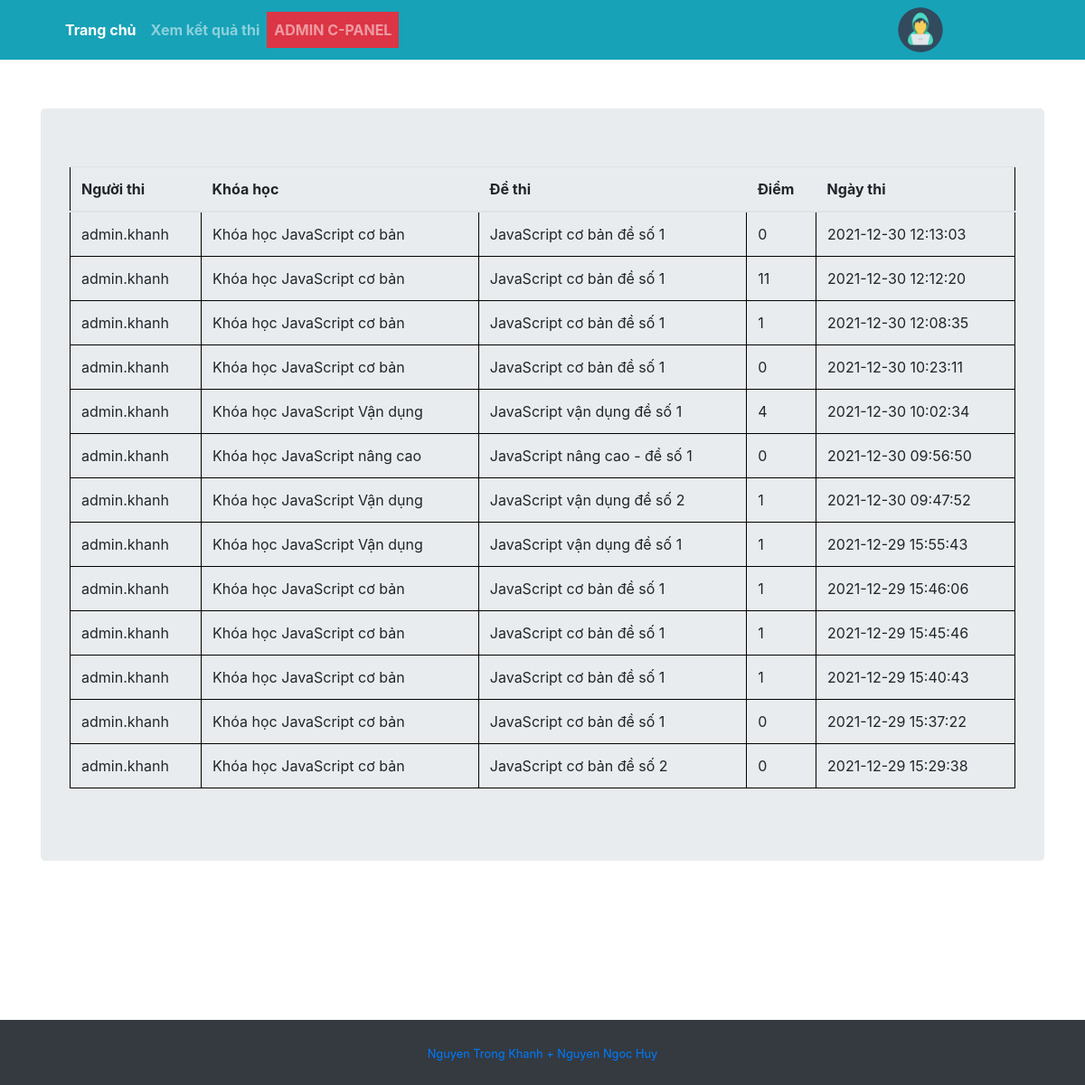
/exampoint.php (signed in), run on the app's committed database.
### tables this page shows
CREATE TABLE `ket_qua` (
  `id` int(5) NOT NULL,
  `username` varchar(255) NOT NULL,
  `khoa_hoc` int(5) NOT NULL,
  `de_thi` int(5) NOT NULL,
  `diem` int(11) NOT NULL,
  `ngay` timestamp NULL DEFAULT NULL
);

CREATE TABLE `khoa_hoc` (
  `id` int(5) NOT NULL,
  `name` varchar(255) NOT NULL,
  `description` longtext DEFAULT NULL
);

CREATE TABLE `de_thi` (
  `ma_de_thi` int(5) NOT NULL,
  `ten_de_thi` varchar(255) NOT NULL,
  `khoa_hoc` int(5) NOT NULL,
  `cau_hoi_coban` int(5) NOT NULL,
  `cau_hoi_trungbinh` int(5) NOT NULL,
  `cau_hoi_nangcao` int(5) NOT NULL
);

### exampoint.php (the view, shortened to what this page needs)
<?php
include "./config/connection.php";
?>
<!DOCTYPE html>
<html>
<head>
  <link rel="stylesheet" href="https://maxcdn.bootstrapcdn.com/bootstrap/4.5.2/css/bootstrap.min.css">
  <link rel="stylesheet" href="./css/style.css">
  <link rel="stylesheet" href="./css/style_index.css">
</head>
<body>
<?php include_once("./layout/header.php") ?>
<div class="container mt-5">
	<div class="jumbotron">
	<table class="table">
	<thead>
		<tr>
		<th>Người thi</th>
		<th>Khóa học</th>
		<th>Đề thi</th>
		<th>Điểm</th>
		<th>Ngày thi</th>
		</tr>
	</thead>
	<?php
	$sql="SELECT * FROM ket_qua LEFT OUTER JOIN khoa_hoc ON ket_qua.khoa_hoc = khoa_hoc.id
	LEFT OUTER JOIN de_thi ON  ket_qua.de_thi = de_thi.ma_de_thi
	 WHERE `username`='$_SESSION[username]' ORDER BY ngay DESC;";
    $do=mysqli_query($connect,$sql);
    if(mysqli_num_rows($do)>0)
    {
    	while($row=mysqli_fetch_array($do))
    	{
	?>
	<tr>
		<td><?php echo $row['username']?></td>
		<td><?php echo $row['name']?></td>
		<td><?php echo $row['ten_de_thi']?></td>
		<td><?php echo $row['diem']?></td>
		<td><?php echo $row['ngay']?></td>
	</tr>
	<?php
        }
    }
	?>
	</table>
	</div>
</div>
<?php include_once("./layout/footer.php") ?>
</body>
</html>

### css/style.css (style rules this page uses)
* { margin: 0; padding: 0; box-sizing: border-box; }

### css/style_index.css (style rules this page uses)
body { min-height: 75rem; padding-top: 4.5rem; }

### exampoint.php (style rules this page uses)
td,tr { padding-left: 10px; border: 1px solid black; }

### data on the page
ket_qua: username "admin.khanh", khoa_hoc.name "Khóa học JavaScript cơ bản", de_thi.ten_de_thi "JavaScript cơ bản đề số 1", diem "0", ngay "2021-12-30 12:13:03"
ket_qua: username "admin.khanh", khoa_hoc.name "Khóa học JavaScript cơ bản", de_thi.ten_de_thi "JavaScript cơ bản đề số 1", diem "11", ngay "2021-12-30 12:12:20"
ket_qua: username "admin.khanh", khoa_hoc.name "Khóa học JavaScript cơ bản", de_thi.ten_de_thi "JavaScript cơ bản đề số 1", diem "1", ngay "2021-12-30 12:08:35"
ket_qua: username "admin.khanh", khoa_hoc.name "Khóa học JavaScript cơ bản", de_thi.ten_de_thi "JavaScript cơ bản đề số 1", diem "0", ngay "2021-12-30 10:23:11"
ket_qua: username "admin.khanh", khoa_hoc.name "Khóa học JavaScript Vận dụng", de_thi.ten_de_thi "JavaScript vận dụng đề số 1", diem "4", ngay "2021-12-30 10:02:34"
ket_qua: username "admin.khanh", khoa_hoc.name "Khóa học JavaScript nâng cao", de_thi.ten_de_thi "JavaScript nâng cao - đề số 1", diem "0", ngay "2021-12-30 09:56:50"
ket_qua: username "admin.khanh", khoa_hoc.name "Khóa học JavaScript Vận dụng", de_thi.ten_de_thi "JavaScript vận dụng đề số 2", diem "1", ngay "2021-12-30 09:47:52"
ket_qua: username "admin.khanh", khoa_hoc.name "Khóa học JavaScript Vận dụng", de_thi.ten_de_thi "JavaScript vận dụng đề số 1", diem "1", ngay "2021-12-29 15:55:43"
ket_qua: username "admin.khanh", khoa_hoc.name "Khóa học JavaScript cơ bản", de_thi.ten_de_thi "JavaScript cơ bản đề số 1", diem "1", ngay "2021-12-29 15:46:06"
ket_qua: username "admin.khanh", khoa_hoc.name "Khóa học JavaScript cơ bản", de_thi.ten_de_thi "JavaScript cơ bản đề số 1", diem "1", ngay "2021-12-29 15:45:46"
ket_qua: username "admin.khanh", khoa_hoc.name "Khóa học JavaScript cơ bản", de_thi.ten_de_thi "JavaScript cơ bản đề số 1", diem "1", ngay "2021-12-29 15:40:43"
ket_qua: username "admin.khanh", khoa_hoc.name "Khóa học JavaScript cơ bản", de_thi.ten_de_thi "JavaScript cơ bản đề số 1", diem "0", ngay "2021-12-29 15:37:22"
ket_qua: username "admin.khanh", khoa_hoc.name "Khóa học JavaScript cơ bản", de_thi.ten_de_thi "JavaScript cơ bản đề số 2", diem "0", ngay "2021-12-29 15:29:38"
